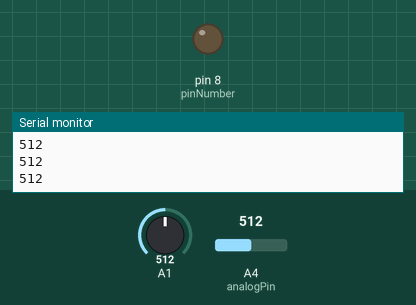
Simulated run of this sketch. Board: Arduino Uno, built with avr-gcc and run on an emulated ATmega328P. Shown: output pins drawn as LEDs (lit = HIGH), the last lines printed to the serial monitor. Inputs (shaded band) come from the test bench; at power-on: A4 (analogPin) = 512, A1 = 512.

Above: at 1.2 s.
1.3 s: A4 (analogPin) set to 540
2.8 s: A4 (analogPin) set to 563
At 3.2 s:
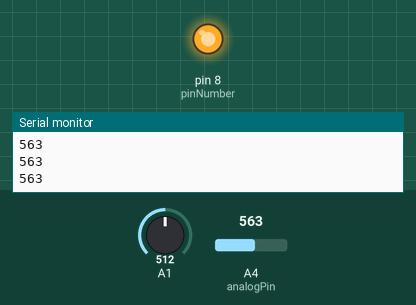
4.3 s: A4 (analogPin) set to 543
At 4.8 s:
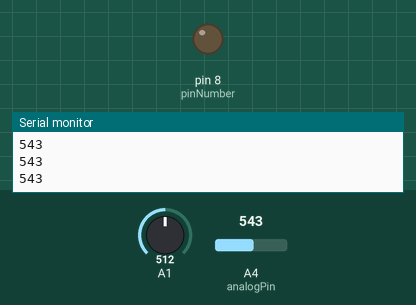
5.8 s: A4 (analogPin) set to 716
At 6.9 s:
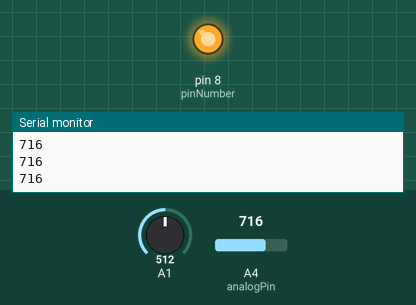
Timing chart, 0 to 8.3 s (numbered marks = the images above; inputs shaded):
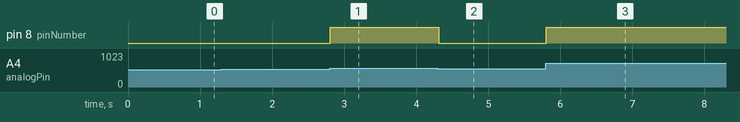

Measured:
- the behaviour switches between 553 and 554 on A4 (analogPin) (found by bisection; images 0 and 1)
- after the input at 2.8 s, pin 8 (pinNumber): LOW → HIGH at once
- after the input at 4.3 s, pin 8 (pinNumber): HIGH → LOW at once
- after the input at 5.8 s, pin 8 (pinNumber): LOW → HIGH at once

The sketch:

BME2200_Final_Project_Code.ino
```cpp
int const order = 3; //average filter order
unsigned int val[order]; //store & read in values
unsigned long sum = 0; //temp sum for filter
float filt_val = 0; //stored filter value

int analogPin = A4;
unsigned long t0, t1,  t; //time tracking
int flag = 0; //stops printing
int i, j; //interval counters
int pinNumber = 8;
double volt = 0;

unsigned long baud = 9600; //baud rate


void setup() {
  // put your setup code here, to run once:
  Serial.begin(baud);
  flag = 0;

  pinMode(pinNumber, OUTPUT); //This will set a specific pin on the
                              //Arduino to supply an output.
  for (i=0; i < order - i; i++) {
    val[i] = 0; //initializes val[i] to 0
    }
  Serial.println("Start!");
  sum = 0;
  t0 = micros(); //initializes t0
  }


void loop() {
  // put your main code here, to run repeatedly:
  if(flag == 0) {
    t = micros();

    for(i = 0; i < order -1; i++) {
      val[i] = analogRead(A1);
      delayMicroseconds(1000);
      sum+= val[i];
      }
    while (t-t0 < 30000000) {
      t1 = micros();

      // moving average (filter) calculation
      val[i] = analogRead(analogPin);      // read input pin in last filter spot
      sum += val[i++];
      filt_val = (float)sum / order;       // filtered value
      i = order - i;                       // reset counter (point to replace)
      sum -= val[i];

      Serial.println(val[i]);
      if(val[i] > 553) { //find value for val[i] where arm is flexed

          digitalWrite(pinNumber, HIGH);//This will output a voltage to the
                                        //specified pin. “HIGH” will supply 5 volts,
      }
      else
      {
          digitalWrite(pinNumber, LOW); //stops output when input is below desired filtered value.
      }

      t = micros();
      delayMicroseconds(1000 - (t - t1));  // 1 msec delay


    }
  }
}
```
